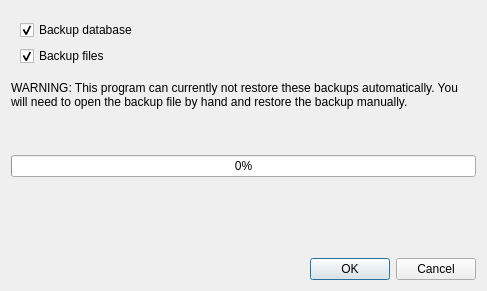
<?xml version="1.0" encoding="UTF-8"?>
<ui version="4.0">
 <class>BackupDialog</class>
 <widget class="QDialog" name="BackupDialog">
  <property name="geometry">
   <rect>
    <x>0</x>
    <y>0</y>
    <width>487</width>
    <height>291</height>
   </rect>
  </property>
  <property name="windowTitle">
   <string>Backup</string>
  </property>
  <layout class="QVBoxLayout" name="verticalLayout" stretch="0,0,0,0,1,0">
   <item>
    <widget class="QWidget" name="widget" native="true">
     <layout class="QVBoxLayout" name="verticalLayout_2">
      <item>
       <widget class="QCheckBox" name="dbBox">
        <property name="text">
         <string>Backup database</string>
        </property>
        <property name="checked">
         <bool>true</bool>
        </property>
       </widget>
      </item>
      <item>
       <widget class="QCheckBox" name="filesBox">
        <property name="text">
         <string>Backup files</string>
        </property>
        <property name="checked">
         <bool>true</bool>
        </property>
       </widget>
      </item>
     </layout>
    </widget>
   </item>
   <item>
    <widget class="QLabel" name="warningLabel">
     <property name="text">
      <string>WARNING: This program can currently not restore these backups automatically. You will need to open the backup file by hand and restore the backup manually.</string>
     </property>
     <property name="wordWrap">
      <bool>true</bool>
     </property>
    </widget>
   </item>
   <item>
    <spacer name="verticalSpacer_2">
     <property name="orientation">
      <enum>Qt::Vertical</enum>
     </property>
     <property name="sizeHint" stdset="0">
      <size>
       <width>0</width>
       <height>40</height>
      </size>
     </property>
    </spacer>
   </item>
   <item>
    <widget class="QWidget" name="widget_2" native="true">
     <layout class="QVBoxLayout" name="verticalLayout_3">
      <property name="leftMargin">
       <number>0</number>
      </property>
      <property name="topMargin">
       <number>0</number>
      </property>
      <property name="rightMargin">
       <number>0</number>
      </property>
      <property name="bottomMargin">
       <number>0</number>
      </property>
      <item>
       <widget class="QProgressBar" name="progressBar">
        <property name="value">
         <number>0</number>
        </property>
       </widget>
      </item>
      <item>
       <widget class="QLabel" name="statusLabel">
        <property name="text">
         <string notr="true"/>
        </property>
       </widget>
      </item>
     </layout>
    </widget>
   </item>
   <item>
    <spacer name="verticalSpacer">
     <property name="orientation">
      <enum>Qt::Vertical</enum>
     </property>
     <property name="sizeHint" stdset="0">
      <size>
       <width>0</width>
       <height>0</height>
      </size>
     </property>
    </spacer>
   </item>
   <item>
    <widget class="QDialogButtonBox" name="buttonBox">
     <property name="orientation">
      <enum>Qt::Horizontal</enum>
     </property>
     <property name="standardButtons">
      <set>QDialogButtonBox::Cancel|QDialogButtonBox::Ok</set>
     </property>
    </widget>
   </item>
  </layout>
 </widget>
 <resources/>
 <connections>
  <connection>
   <sender>buttonBox</sender>
   <signal>rejected()</signal>
   <receiver>BackupDialog</receiver>
   <slot>reject()</slot>
   <hints>
    <hint type="sourcelabel">
     <x>316</x>
     <y>260</y>
    </hint>
    <hint type="destinationlabel">
     <x>286</x>
     <y>274</y>
    </hint>
   </hints>
  </connection>
 </connections>
</ui>
